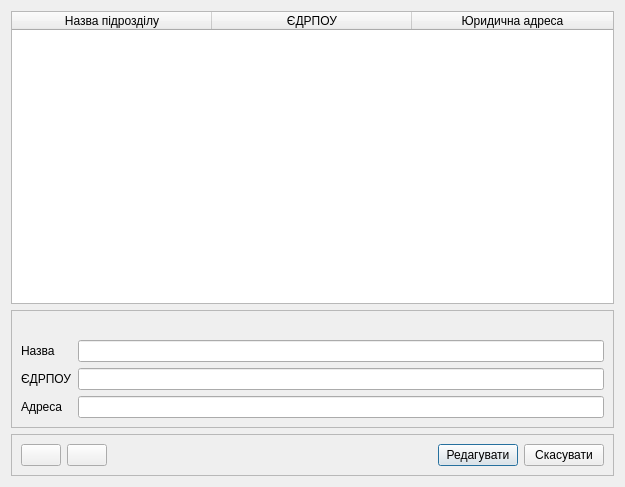
<?xml version="1.0" encoding="UTF-8"?>
<ui version="4.0">
 <class>DialogOrgChoose</class>
 <widget class="QDialog" name="DialogOrgChoose">
  <property name="windowModality">
   <enum>Qt::ApplicationModal</enum>
  </property>
  <property name="geometry">
   <rect>
    <x>0</x>
    <y>0</y>
    <width>625</width>
    <height>487</height>
   </rect>
  </property>
  <property name="sizePolicy">
   <sizepolicy hsizetype="Expanding" vsizetype="Expanding">
    <horstretch>0</horstretch>
    <verstretch>0</verstretch>
   </sizepolicy>
  </property>
  <property name="windowTitle">
   <string>Додати/редагувати установи/підрозділи</string>
  </property>
  <property name="windowIcon">
   <iconset resource="icons.qrc">
    <normaloff>:/ico/Icons/finance/014.png</normaloff>:/ico/Icons/finance/014.png</iconset>
  </property>
  <property name="modal">
   <bool>false</bool>
  </property>
  <layout class="QGridLayout" name="gridLayout">
   <item row="5" column="1">
    <widget class="QFrame" name="frameButtons">
     <property name="frameShape">
      <enum>QFrame::StyledPanel</enum>
     </property>
     <property name="frameShadow">
      <enum>QFrame::Raised</enum>
     </property>
     <layout class="QGridLayout" name="gridLayout_2">
      <item row="0" column="2">
       <spacer name="horizontalSpacer">
        <property name="orientation">
         <enum>Qt::Horizontal</enum>
        </property>
        <property name="sizeHint" stdset="0">
         <size>
          <width>40</width>
          <height>20</height>
         </size>
        </property>
       </spacer>
      </item>
      <item row="0" column="3">
       <widget class="QPushButton" name="btnOrgEdit">
        <property name="text">
         <string>Редагувати</string>
        </property>
       </widget>
      </item>
      <item row="0" column="0">
       <widget class="QPushButton" name="btnOrgAdd">
        <property name="toolTip">
         <string>Додати запис</string>
        </property>
        <property name="text">
         <string/>
        </property>
        <property name="icon">
         <iconset resource="icons.qrc">
          <normaloff>:/ico/Icons/basic/021.png</normaloff>:/ico/Icons/basic/021.png</iconset>
        </property>
       </widget>
      </item>
      <item row="0" column="4">
       <widget class="QPushButton" name="btnOrgCancel">
        <property name="text">
         <string>Скасувати</string>
        </property>
       </widget>
      </item>
      <item row="0" column="1">
       <widget class="QPushButton" name="btnOrgDelete">
        <property name="toolTip">
         <string>Видалити запис</string>
        </property>
        <property name="text">
         <string/>
        </property>
        <property name="icon">
         <iconset resource="icons.qrc">
          <normaloff>:/ico/Icons/basic/022.png</normaloff>:/ico/Icons/basic/022.png</iconset>
        </property>
       </widget>
      </item>
     </layout>
    </widget>
   </item>
   <item row="1" column="1">
    <widget class="QFrame" name="frameOrganization">
     <property name="frameShape">
      <enum>QFrame::StyledPanel</enum>
     </property>
     <property name="frameShadow">
      <enum>QFrame::Raised</enum>
     </property>
     <layout class="QGridLayout" name="gridLayout_3">
      <item row="5" column="0">
       <widget class="QLabel" name="labelOrgAddress">
        <property name="sizePolicy">
         <sizepolicy hsizetype="Preferred" vsizetype="Preferred">
          <horstretch>0</horstretch>
          <verstretch>0</verstretch>
         </sizepolicy>
        </property>
        <property name="text">
         <string>Адреса</string>
        </property>
       </widget>
      </item>
      <item row="2" column="1">
       <widget class="QLineEdit" name="lineEditOrgName">
        <property name="sizePolicy">
         <sizepolicy hsizetype="Preferred" vsizetype="Preferred">
          <horstretch>0</horstretch>
          <verstretch>0</verstretch>
         </sizepolicy>
        </property>
       </widget>
      </item>
      <item row="2" column="0">
       <widget class="QLabel" name="labelOrgName">
        <property name="sizePolicy">
         <sizepolicy hsizetype="Preferred" vsizetype="Preferred">
          <horstretch>0</horstretch>
          <verstretch>0</verstretch>
         </sizepolicy>
        </property>
        <property name="text">
         <string>Назва</string>
        </property>
       </widget>
      </item>
      <item row="4" column="0">
       <widget class="QLabel" name="labelOrgCode">
        <property name="sizePolicy">
         <sizepolicy hsizetype="Preferred" vsizetype="Preferred">
          <horstretch>0</horstretch>
          <verstretch>0</verstretch>
         </sizepolicy>
        </property>
        <property name="text">
         <string>ЄДРПОУ</string>
        </property>
       </widget>
      </item>
      <item row="4" column="1">
       <widget class="QLineEdit" name="lineEditOrgCode">
        <property name="sizePolicy">
         <sizepolicy hsizetype="Preferred" vsizetype="Preferred">
          <horstretch>0</horstretch>
          <verstretch>0</verstretch>
         </sizepolicy>
        </property>
       </widget>
      </item>
      <item row="1" column="1">
       <spacer name="horizontalSpacer_2">
        <property name="orientation">
         <enum>Qt::Horizontal</enum>
        </property>
        <property name="sizeHint" stdset="0">
         <size>
          <width>40</width>
          <height>20</height>
         </size>
        </property>
       </spacer>
      </item>
      <item row="5" column="1">
       <widget class="QLineEdit" name="lineEditOrgAddress">
        <property name="sizePolicy">
         <sizepolicy hsizetype="Preferred" vsizetype="Preferred">
          <horstretch>0</horstretch>
          <verstretch>0</verstretch>
         </sizepolicy>
        </property>
       </widget>
      </item>
     </layout>
    </widget>
   </item>
   <item row="0" column="1">
    <widget class="QTableWidget" name="tableWidget">
     <property name="alternatingRowColors">
      <bool>true</bool>
     </property>
     <property name="selectionBehavior">
      <enum>QAbstractItemView::SelectRows</enum>
     </property>
     <property name="sortingEnabled">
      <bool>true</bool>
     </property>
     <attribute name="horizontalHeaderCascadingSectionResizes">
      <bool>true</bool>
     </attribute>
     <attribute name="horizontalHeaderDefaultSectionSize">
      <number>200</number>
     </attribute>
     <attribute name="horizontalHeaderShowSortIndicator" stdset="0">
      <bool>true</bool>
     </attribute>
     <attribute name="horizontalHeaderStretchLastSection">
      <bool>true</bool>
     </attribute>
     <attribute name="verticalHeaderVisible">
      <bool>false</bool>
     </attribute>
     <column>
      <property name="text">
       <string>Назва підрозділу</string>
      </property>
     </column>
     <column>
      <property name="text">
       <string>ЄДРПОУ</string>
      </property>
     </column>
     <column>
      <property name="text">
       <string>Юридична адреса</string>
      </property>
     </column>
    </widget>
   </item>
  </layout>
 </widget>
 <resources>
  <include location="icons.qrc"/>
 </resources>
 <connections/>
</ui>
